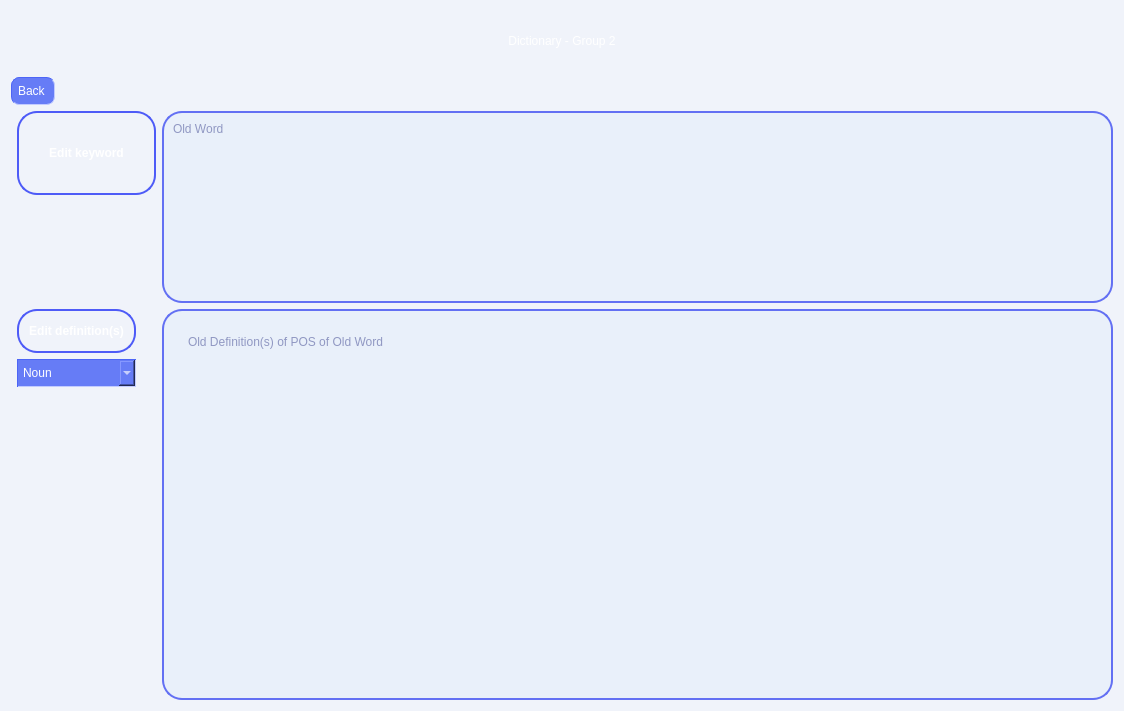
<?xml version="1.0" encoding="UTF-8"?>
<ui version="4.0">
 <class>AddNewWord</class>
 <widget class="QWidget" name="AddNewWord">
  <property name="geometry">
   <rect>
    <x>0</x>
    <y>0</y>
    <width>1124</width>
    <height>711</height>
   </rect>
  </property>
  <property name="windowTitle">
   <string>Form</string>
  </property>
  <property name="styleSheet">
   <string notr="true">background-color: rgb(240, 243, 250);</string>
  </property>
  <layout class="QFormLayout" name="formLayout_3">
   <item row="0" column="0" colspan="2">
    <layout class="QVBoxLayout" name="verticalLayout_4">
     <item>
      <layout class="QVBoxLayout" name="verticalLayout_3">
       <item>
        <layout class="QVBoxLayout" name="verticalLayout">
         <item>
          <widget class="QPushButton" name="pushButton_3">
           <property name="styleSheet">
            <string notr="true">padding: 20px;
border-radius: 20px;
  min-height: 20px;
  min-width: 20px;
background-image: url(:/background/images/bg/intro bg.png);
font: 24pt &quot;Audiowide&quot;;
color:white;</string>
           </property>
           <property name="text">
            <string>Dictionary - Group 2</string>
           </property>
          </widget>
         </item>
         <item>
          <layout class="QHBoxLayout" name="horizontalLayout">
           <item>
            <widget class="QPushButton" name="pushButton_goBack">
             <property name="styleSheet">
              <string notr="true">padding: 6px;
border-color: rgb(77, 101, 246);
border-width : 1px;
border-style:inset;
border-radius: 8px;
  min-height: 1px;
  min-width: 1px;
background-color: rgb(102, 124, 246);
font: 11pt &quot;Comfortaa&quot;;
color: white;</string>
             </property>
             <property name="text">
              <string>Back </string>
             </property>
            </widget>
           </item>
           <item>
            <spacer name="horizontalSpacer_3">
             <property name="orientation">
              <enum>Qt::Horizontal</enum>
             </property>
             <property name="sizeHint" stdset="0">
              <size>
               <width>40</width>
               <height>20</height>
              </size>
             </property>
            </spacer>
           </item>
          </layout>
         </item>
        </layout>
       </item>
      </layout>
     </item>
    </layout>
   </item>
   <item row="1" column="1">
    <layout class="QFormLayout" name="formLayout">
     <item row="0" column="0">
      <widget class="QPushButton" name="pushButton_2">
       <property name="sizePolicy">
        <sizepolicy hsizetype="MinimumExpanding" vsizetype="Preferred">
         <horstretch>0</horstretch>
         <verstretch>0</verstretch>
        </sizepolicy>
       </property>
       <property name="styleSheet">
        <string notr="true">padding: 12px;
padding-left: 30px;
padding-right: 30px;
border-width : 2px;
border-style:solid;
border-radius: 20px;
  min-height: 20px;
  min-width: 20px;
border-color: rgb(99, 112, 243);
font: 13pt &quot;Comfortaa&quot;;
font: bold;
color: white;
border-color: rgb(78, 91, 247);
background-image: url(:/background/images/bg/mid button.png);
</string>
       </property>
       <property name="text">
        <string>Edit keyword</string>
       </property>
      </widget>
     </item>
     <item row="1" column="0">
      <layout class="QFormLayout" name="formLayout_2">
       <item row="0" column="0">
        <layout class="QVBoxLayout" name="verticalLayout_2">
         <item>
          <widget class="QPushButton" name="pushButton">
           <property name="sizePolicy">
            <sizepolicy hsizetype="Preferred" vsizetype="Preferred">
             <horstretch>0</horstretch>
             <verstretch>10</verstretch>
            </sizepolicy>
           </property>
           <property name="styleSheet">
            <string notr="true">padding: 10px;
border-width : 2px;
border-style:solid;
border-radius: 20px;
  min-height: 20px;
  min-width: 20px;
border-color: rgb(99, 112, 243);
font: 13pt &quot;Comfortaa&quot;;
font: bold;
color: white;
border-color: rgb(78, 91, 247);
background-image: url(:/background/images/bg/mid button.png);
</string>
           </property>
           <property name="text">
            <string>Edit definition(s)</string>
           </property>
          </widget>
         </item>
         <item>
          <widget class="QComboBox" name="comboBox">
           <property name="sizePolicy">
            <sizepolicy hsizetype="Preferred" vsizetype="Fixed">
             <horstretch>0</horstretch>
             <verstretch>10</verstretch>
            </sizepolicy>
           </property>
           <property name="styleSheet">
            <string notr="true">padding: 5px;
border-color: rgb(77, 101, 246);
border-width : 1px;
border-style:inset;
border-radius: 20px;
  min-height: 1px;
  min-width: 1px;
color: white;
selection-color: rgb(39, 182, 240);
selection-background-color: rgb(77, 92, 245);
font: 11pt &quot;Comfortaa&quot;;
background-color: rgb(102, 124, 246);</string>
           </property>
           <property name="placeholderText">
            <string/>
           </property>
           <item>
            <property name="text">
             <string>Noun</string>
            </property>
           </item>
           <item>
            <property name="text">
             <string>Pronoun</string>
            </property>
           </item>
           <item>
            <property name="text">
             <string>Verb</string>
            </property>
           </item>
           <item>
            <property name="text">
             <string>Adjective</string>
            </property>
           </item>
           <item>
            <property name="text">
             <string>Adverb</string>
            </property>
           </item>
           <item>
            <property name="text">
             <string>Interjection</string>
            </property>
           </item>
           <item>
            <property name="text">
             <string>Preposition</string>
            </property>
           </item>
           <item>
            <property name="text">
             <string>Conjunction</string>
            </property>
           </item>
           <item>
            <property name="text">
             <string>Others</string>
            </property>
           </item>
          </widget>
         </item>
        </layout>
       </item>
      </layout>
     </item>
     <item row="0" column="1">
      <widget class="QTextEdit" name="textEdit_4">
       <property name="sizePolicy">
        <sizepolicy hsizetype="Preferred" vsizetype="Preferred">
         <horstretch>0</horstretch>
         <verstretch>0</verstretch>
        </sizepolicy>
       </property>
       <property name="minimumSize">
        <size>
         <width>34</width>
         <height>34</height>
        </size>
       </property>
       <property name="styleSheet">
        <string notr="true">padding: 5px;
border-width : 2px;
border-style:solid;
border-radius: 20px;
  min-height: 20px;
  min-width: 20px;
background-color: rgb(233, 240, 250);
border-color: rgb(99, 112, 243);
font: 13pt &quot;Comfortaa&quot;;
color: rgb(56, 64, 139);</string>
       </property>
       <property name="placeholderText">
        <string>Old Word</string>
       </property>
      </widget>
     </item>
     <item row="1" column="1">
      <widget class="QTextEdit" name="textEdit_3">
       <property name="styleSheet">
        <string notr="true">padding: 20px;
border-width : 2px;
border-style:solid;
border-radius: 20px;
  min-height: 20px;
  min-width: 20px;
background-color: rgb(233, 240, 250);
border-color: rgb(99, 112, 243);
font: 13pt &quot;Comfortaa&quot;;
color: rgb(56, 64, 139);</string>
       </property>
       <property name="placeholderText">
        <string>Old Definition(s) of POS of Old Word</string>
       </property>
      </widget>
     </item>
    </layout>
   </item>
  </layout>
 </widget>
 <resources/>
 <connections/>
</ui>
